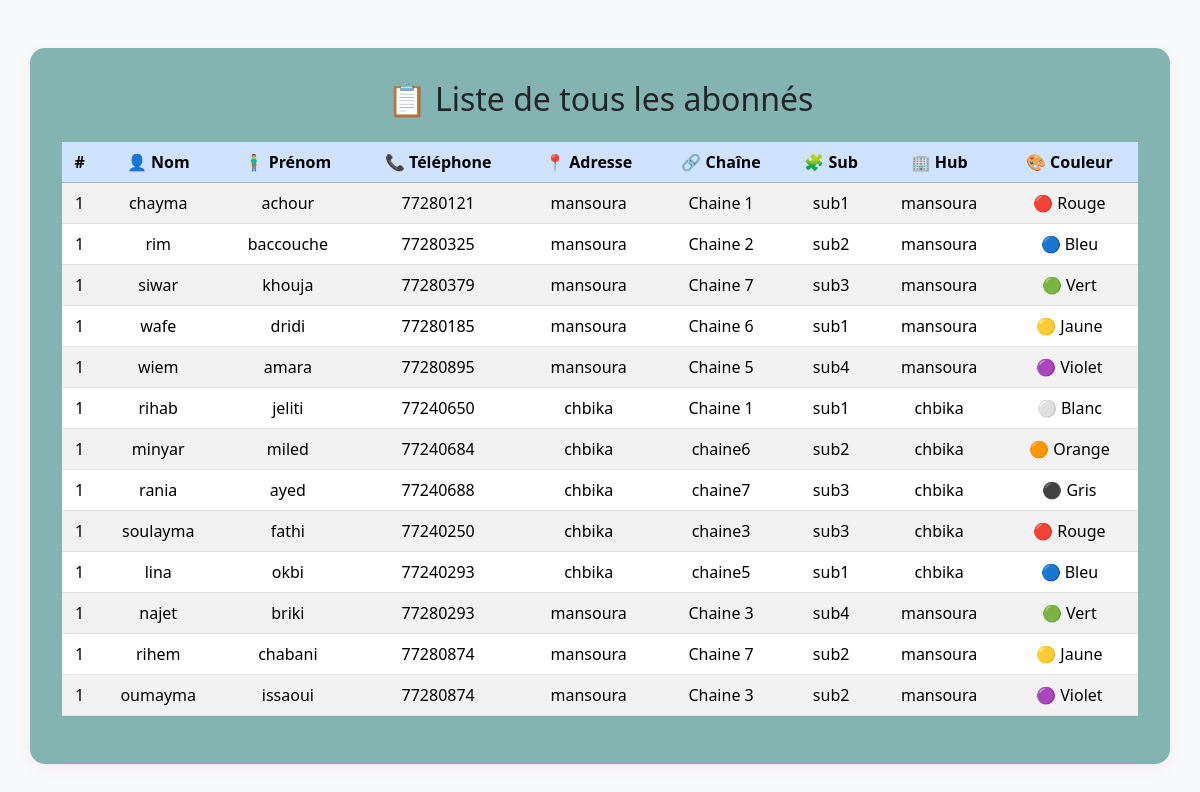
The app's page /abonnes/ with its own data.
### airponFtth/models.py (models this page shows, shortened)
class Abonne(models.Model):
    sub = models.ForeignKey(Sub, related_name='abonnes', on_delete=models.CASCADE)
    nom = models.CharField(max_length=100)
    prenom = models.CharField(max_length=100)
    numtel = models.CharField(max_length=15)
    adresse = models.CharField(max_length=255)

class Sub(models.Model):
    chaine = models.ForeignKey(Chaine, on_delete=models.CASCADE, related_name='subs')
    nom = models.CharField(max_length=100)

class Chaine(models.Model):
    hub = models.ForeignKey(Hub, on_delete=models.CASCADE, related_name='chaines')
    nom = models.CharField(max_length=100)

class Hub(models.Model):
    central = models.ForeignKey(Central, on_delete=models.CASCADE, related_name='hubs')
    nom = models.CharField(max_length=100)
    localisation = models.CharField(max_length=200)
    date_creation = models.DateTimeField(default=timezone.now)

### airponFtth/views.py (the view)
# urls.py: path('abonnes/', views.tous_abonnes, name='tous_abonnes'),
def tous_abonnes(request):
    abonnes = Abonne.objects.select_related('sub').all()
    return render(request, 'app/tous_abonnes_list.html', {'abonnes': abonnes})

### airponFtth/templates/app/tous_abonnes_list.html (shortened to what this page needs)
<!DOCTYPE html>
<html lang="fr">
<head>
    <link href="https://cdn.jsdelivr.net/npm/bootstrap@5.3.2/dist/css/bootstrap.min.css" rel="stylesheet">
</head>
<body class="bg-light">
    <div class="container mt-5 table-container">
        <h2 class="text-center mb-4">📋 Liste de tous les abonnés</h2>
        <table class="table table-striped table-hover align-middle">
            <thead class="table-primary">
                <tr>
                    <th>#</th>
                    <th>👤 Nom</th>
                    <th>🧍‍♂️ Prénom</th>
                    <th>📞 Téléphone</th>
                    <th>📍 Adresse</th>
                    <th>🔗 Chaîne</th>
                    <th>🧩 Sub</th>
                    <th>🏢 Hub</th>
                    <th>🎨 Couleur</th>
                </tr>
            </thead>
            <tbody>
                {% regroup abonnes by sub.id as abonnes_par_sub %}
                {% for group in abonnes_par_sub %}
                    {% for abonne in group.list %}
                        <tr>
                            <td>{{ forloop.counter }}</td>
                            <td>{{ abonne.nom }}</td>
                            <td>{{ abonne.prenom }}</td>
                            <td>{{ abonne.numtel }}</td>
                            <td>{{ abonne.adresse }}</td>
                            <td>{{ abonne.sub.chaine.nom }}</td>
                            <td>{{ abonne.sub.nom }}</td>
                            <td>{{ abonne.sub.chaine.hub.nom }}</td>
                            <td>
                                {% cycle '🔴 Rouge' '🔵 Bleu' '🟢 Vert' '🟡 Jaune' '🟣 Violet' '⚪ Blanc' '🟠 Orange' '⚫ Gris' %}
                            </td>
                        </tr>
                    {% endfor %}
                {% empty %}
                    <tr>
                        <td colspan="9" class="text-center text-muted">Aucun abonné trouvé.</td>
                    </tr>
                {% endfor %}
            </tbody>
        </table>
    </div>
</body>
</html>

### airponFtth/templates/app/tous_abonnes_list.html (style rules this page uses)
.table-container { background-color: rgb(131, 180, 178); padding: 2rem; border-radius: 15px; box-shadow: 0 4px 12px rgba(219, 101, 152, 0.1); }
th { text-align: center; }
td { vertical-align: middle; text-align: center; }

### records on screen
Abonne: nom "chayma", prenom "achour", numtel "77280121", adresse "mansoura", sub.chaine.nom "Chaine 1", sub.nom "sub1", sub.chaine.hub.nom "mansoura"
Abonne: nom "rim", prenom "baccouche", numtel "77280325", adresse "mansoura", sub.chaine.nom "Chaine 2", sub.nom "sub2", sub.chaine.hub.nom "mansoura"
Abonne: nom "siwar", prenom "khouja", numtel "77280379", adresse "mansoura", sub.chaine.nom "Chaine 7", sub.nom "sub3", sub.chaine.hub.nom "mansoura"
Abonne: nom "wafe", prenom "dridi", numtel "77280185", adresse "mansoura", sub.chaine.nom "Chaine 6", sub.nom "sub1", sub.chaine.hub.nom "mansoura"
Abonne: nom "wiem", prenom "amara", numtel "77280895", adresse "mansoura", sub.chaine.nom "Chaine 5", sub.nom "sub4", sub.chaine.hub.nom "mansoura"
Abonne: nom "rihab", prenom "jeliti", numtel "77240650", adresse "chbika", sub.chaine.nom "Chaine 1", sub.nom "sub1", sub.chaine.hub.nom "chbika"
Abonne: nom "minyar", prenom "miled", numtel "77240684", adresse "chbika", sub.chaine.nom "chaine6", sub.nom "sub2", sub.chaine.hub.nom "chbika"
Abonne: nom "rania", prenom "ayed", numtel "77240688", adresse "chbika", sub.chaine.nom "chaine7", sub.nom "sub3", sub.chaine.hub.nom "chbika"
Abonne: nom "soulayma", prenom "fathi", numtel "77240250", adresse "chbika", sub.chaine.nom "chaine3", sub.nom "sub3", sub.chaine.hub.nom "chbika"
Abonne: nom "lina", prenom "okbi", numtel "77240293", adresse "chbika", sub.chaine.nom "chaine5", sub.nom "sub1", sub.chaine.hub.nom "chbika"
Abonne: nom "najet", prenom "briki", numtel "77280293", adresse "mansoura", sub.chaine.nom "Chaine 3", sub.nom "sub4", sub.chaine.hub.nom "mansoura"
Abonne: nom "rihem", prenom "chabani", numtel "77280874", adresse "mansoura", sub.chaine.nom "Chaine 7", sub.nom "sub2", sub.chaine.hub.nom "mansoura"
Abonne: nom "oumayma", prenom "issaoui", numtel "77280874", adresse "mansoura", sub.chaine.nom "Chaine 3", sub.nom "sub2", sub.chaine.hub.nom "mansoura"
